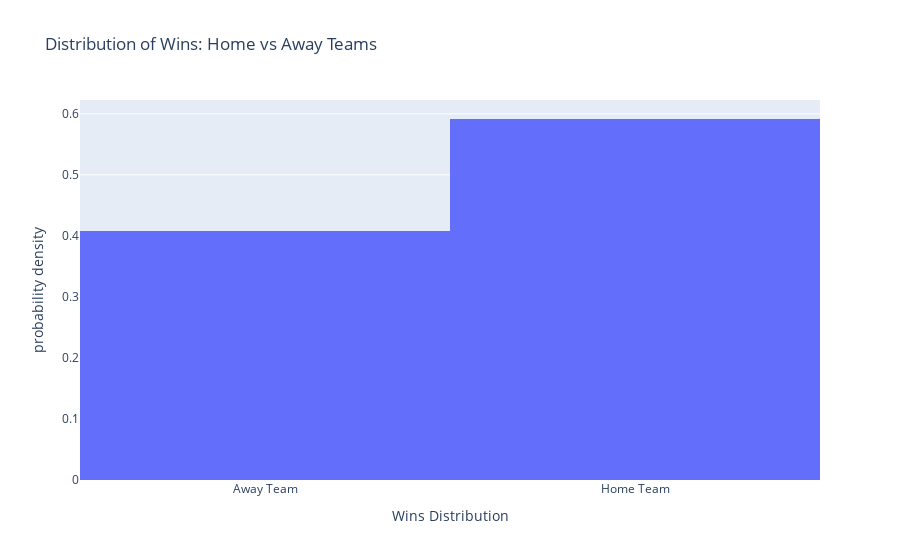

The notebook cell saved with this chart:
### Markdown cell above
I want to check how my dependant variable is currently distributed:

### Code cell
#Checking the probability density of the home team winning vs the away team

fig = px.histogram(y, x="HOME_TEAM_WINS", labels={
                     'HOME_TEAM_WINS': "Wins Distribution"
                 }, title="Distribution of Wins: Home vs Away Teams", histnorm='probability density')

fig.update_layout(
    xaxis = dict(
        tickmode = 'array',
        tickvals = [-0.5, 0, 0.5, 1, 1.5],
        ticktext = ['', 'Away Team', '', 'Home Team', '']
    )
)

fig.show()

### Figure 1 — Plotly figure (JSON) as saved in the notebook; plotly's stock layout.template omitted (floating-point values rounded to 4 significant figures; data arrays with more than 128 entries replaced by an {"elided": "..."} marker saying what was removed)
{"data": [{"alignmentgroup": "True", "bingroup": "x", "histnorm": "probability density", "hovertemplate": "Wins Distribution=%{x}<br>probability density=%{y}<extra></extra>", "legendgroup": "", "marker": {"color": "#636efa", "pattern": {"shape": ""}}, "name": "", "offsetgroup": "", "orientation": "v", "showlegend": false, "type": "histogram", "x": {"elided": "24563 int values"}, "xaxis": "x", "yaxis": "y"}], "layout": {"barmode": "relative", "legend": {"tracegroupgap": 0}, "title": {"text": "Distribution of Wins: Home vs Away Teams"}, "xaxis": {"anchor": "y", "domain": [0, 1], "tickmode": "array", "ticktext": ["", "Away Team", "", "Home Team", ""], "tickvals": [-0.5, 0, 0.5, 1, 1.5], "title": {"text": "Wins Distribution"}}, "yaxis": {"anchor": "x", "domain": [0, 1], "title": {"text": "probability density"}}}}
